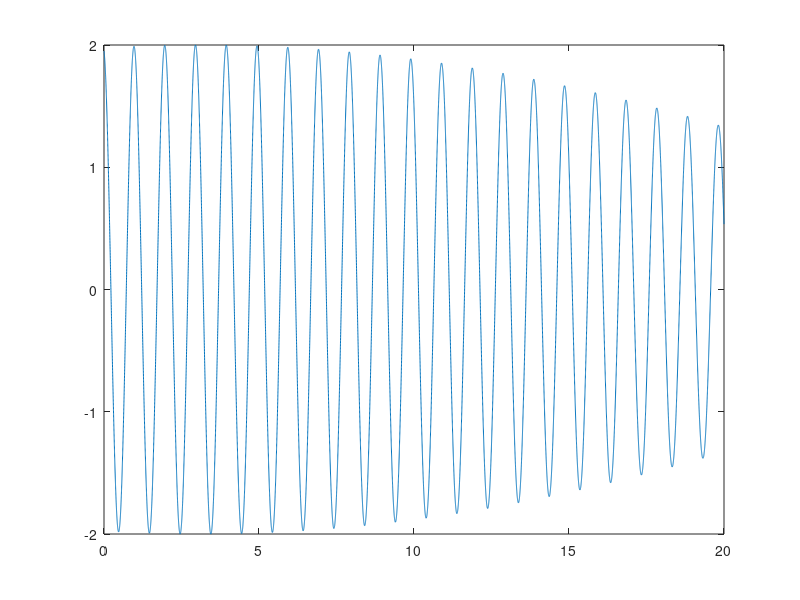

Here is the MATLAB script that generated this plot:
t = 0:0.001:20;

om1 = 2*pi;
om2 = om1 + 0.1;
phi1 = pi/10;
phi2 = 0;

x1 = cos(om1.*t + phi1);
x2 = cos(om2.*t + phi2);

plot(t, x1+x2);